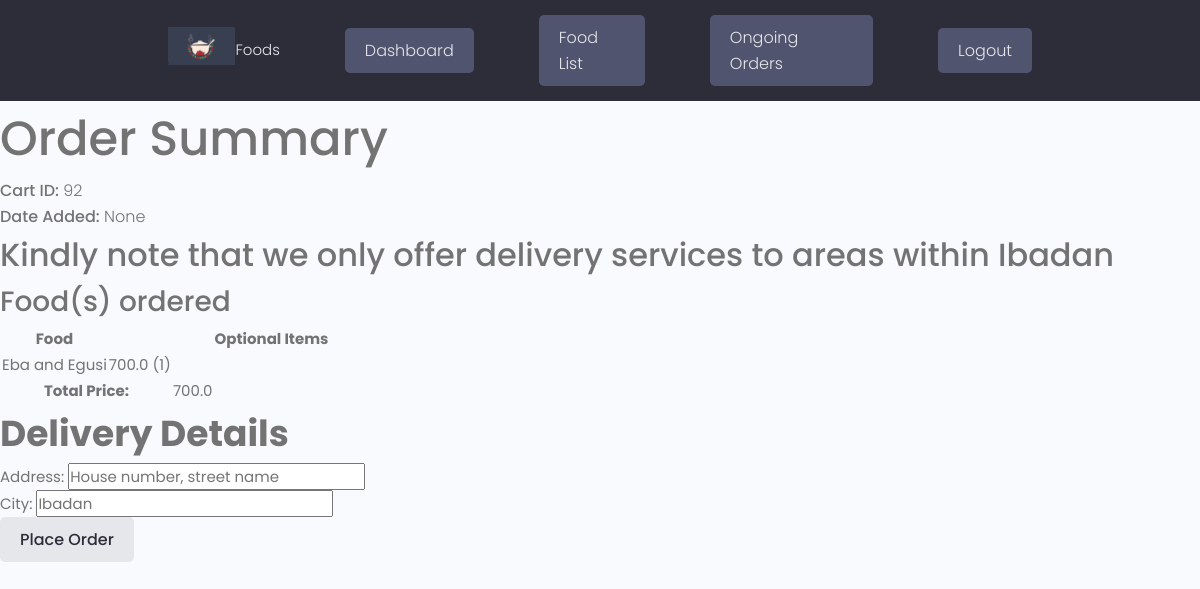
The page /delivery/92/ (signed in) on the database its author committed.
### Orders/models.py (models this page shows, shortened)
class FoodCart(models.Model):
    user = models.ForeignKey(Customer, on_delete=models.CASCADE, blank=True, null=True)
    session_id = models.CharField(max_length=500, blank=True, null=True)
    ordered_food = models.ManyToManyField(OrderedFood, blank=True)
    date_created = models.DateTimeField(auto_now_add=True)
    date_checked_out = models.DateTimeField(null=True, blank=True)
    is_checked_out = models.BooleanField(default=False)
    created = models.DateField(auto_now_add=True, null=True, blank=True)
    updated = models.DateField(auto_now=True, null=True, blank=True)

class OrderedFood(models.Model):
    user = models.ForeignKey(Customer, on_delete=models.CASCADE, blank=True, null=True)
    session_id = models.CharField(max_length=500, blank=True, null=True)
    food = models.ForeignKey(Food, on_delete=models.CASCADE)
    optional_items = models.ManyToManyField(OptionalItem, through='OrderedOptionalItem')
    food_quantity = models.IntegerField(default=1, blank=True, null=True)
    created = models.DateField(auto_now_add=True, null=True, blank=True)
    updated = models.DateField(auto_now=True, null=True, blank=True)
    def get_ordered_optional_items(self):
        return self.orderedoptionalitem_set.all()
    def get_total_price(self):
        food_price = self.food.price * self.food_quantity
        optional_items_price = sum(
            item.price * ordered_item.quantity
            for ordered_item in self.orderedoptionalitem_set.all()
            for item in (ordered_item.optional_item.all() if hasattr(ordered_item.optional_item, 'all') else [
                ordered_item.optional_item])
        )
        return food_price + optional_items_price

class Food(models.Model):
    name = models.CharField(max_length=225)
    description = models.TextField()
    tags = models.ManyToManyField(Tag)
    price = models.FloatField(default=0.00)
    optional_items = models.ManyToManyField('OptionalItem', related_name='foods')
    picture = models.ImageField(upload_to='media')
    is_active = models.BooleanField(default=True)
    objects = models.Manager()
    active_objects = IsActiveManager()

### accounts/models.py (models this page shows)
class CustomUser(AbstractUser):
    first_name = models.CharField(max_length=200)
    last_name = models.CharField(max_length=200)
    username = models.CharField(max_length=200, unique=True)
    email = models.EmailField()
    address = models.CharField(max_length=200, blank=True, null=True)
    phone_number = models.CharField(max_length=200, null=True, blank=True)

### Orders/views.py (the view, shortened to what this page needs)
# urls.py: path('delivery/<int:cart_id>/', views.DeliveryView.as_view(), name='delivery'),
class DeliveryView(View):
    def get(self, request, *args, **kwargs):
        food_cart = FoodCart.objects.get(id=kwargs['cart_id'])
        context = {
            'food_cart': food_cart,
            'cart_items': food_cart.ordered_food.all(),
            'total': sum([cart_item.get_total_price() for cart_item in food_cart.ordered_food.all()])
        }
        return render(request, 'orders/delivery.html', context)

### Orders/context_processors.py (called while the page is built)
def food_cart_items_count(request):
    cart_total = 0
    if request.user.is_authenticated:
        selected_cart = FoodCart.objects.filter(user=request.user.customer, is_checked_out=False).first()
        if selected_cart is not None:
            cart_total = selected_cart.ordered_food.count()
    else:
        session_id = request.session.session_key
        selected_cart = FoodCart.objects.filter(session_id=session_id, is_checked_out=False).first()
        if selected_cart is not None:
            cart_total = selected_cart.ordered_food.count()
    return {"cart_total": cart_total}

### Orders/templates/orders/delivery.html (shortened to what this page needs)
{% extends 'main.html' %}
{% block content %}
  <h1>Order Summary</h1>
  <p><strong>Cart ID:</strong> {{ food_cart.id }}</p>
  <p><strong>Date Added:</strong> {{ food_cart.date_checked_out }}</p>
<h3>Kindly note that we only offer delivery services to areas within Ibadan</h3>
  <h4>Food(s) ordered</h4>
  <table>
    <thead>
      <tr>
        <th>Food</th>
        <th></th>
        <th></th>
        <th>Optional Items</th>
      </tr>
    </thead>
    <tbody>
      {% for cart_item in cart_items %}
        <tr>
          <td>{{ cart_item.food.name }}</td>
          <td>{{ cart_item.food.price}} ({{cart_item.food_quantity}})</td>
        <td></td>
          <td>
          </td>
        </tr>
      {% endfor %}
    </tbody>
    <tfoot>
      <tr>
        <th colspan="2">Total Price:</th>
        <td>{{ total }}</td>
      </tr>
    </tfoot>
  </table>
  <h2>Delivery Details</h2>
  <form method="post">
    <div class="form-group">
      <label for="address">Address:</label>
      <input type="text" name="address" id="address" class="form-control" placeholder="House number, street name" {% if not request.user.is_authenticated %}required{% endif %}>
    </div>
    <div class="form-group">
      <label for="city">City:</label>
      <input type="text" name="city" id="city" class="form-control" value="Ibadan" {% if not delivery_canceled %}required{% endif %}>
    </div>
    <button type="submit" class="btn btn-primary">Place Order</button>
  </form>
{% endblock %}

### static/styles/app.css (style rules this page uses)
:root { --color-sub: #2d2d39; }

### static/uikit/styles/modules/_variables.css (style rules this page uses)
:root { --color-main: #5aa5b9; --color-main-light: #e6faff; --color-sub: #3f4156; --color-sub-light: #51546e; --color-sub-lighter: #ededfd; --color-text: #737373; --color-gray: #8b8b8b; --color-light: #e5e7eb; --color-light-gray: #767676; --color-bg: #f8fafd; --color-white: #fffefd; --color-white-light: #f3f3f3; --color-success: #359e64; --color-success-bg: #def8e8; --color-error: #fc4b0b; --color-error-bg: #fff2ee; --font-base: 'Poppins', arial, helvetica, 'Segoe UI', roboto, ubuntu, sans-serif; --font-monospace: 'Fira Code', 'Courier New', courier, monospace; --font-regular: 300; --font-medium: 500; --font-bold: 700; --generic-shadow: 1px 1px 5px #00000010; --generic-transition: all 0.3s ease-in-out; }

### static/uikit/styles/modules/_base.css (style rules this page uses)
* { margin: 0; padding: 0; box-sizing: border-box; text-rendering: optimizeLegibility; color: inherit; font-size: inherit; }
html { font-size: 50%; }
@media only screen and (min-width: 480px) { html { font-size: 56.25%; } }
@media only screen and (min-width: 1200px) { html { font-size: 62.5%; } }
body { line-height: 1.6; font-weight: 400; font-size: 1.5rem; color: var(--color-text); background-color: var(--color-bg); min-height: 100vh; }

### static/uikit/styles/modules/_typography.css (style rules this page uses)
* { font-family: var(--font-base); }
h1 { font-size: 4.8rem; font-weight: var(--font-medium); }
h2 { font-size: 3.6rem; font-weight: var(--font-bold); }
h3 { font-size: 3.2rem; font-weight: var(--font-medium); }
h4 { font-size: 2.8rem; font-weight: var(--font-medium); }
p, span, strong { font-size: 1.6rem; color: var(--color-text); font-weight: var(--font-regular); }
strong { font-weight: var(--font-medium); }

### static/uikit/styles/modules/_button.css (style rules this page uses)
.btn { display: inline-block; position: relative; cursor: pointer; background-color: var(--color-light); font-weight: var(--font-medium); color: var(--color-sub); text-decoration: none; padding: 1rem 2rem; border-radius: 0.5rem; border: none; width: -webkit-fit-content; width: -moz-fit-content; width: fit-content; height: -webkit-fit-content; height: -moz-fit-content; height: fit-content; font-size: 1.6rem; outline-width: 0; outline-color: transparent; -webkit-backface-visibility: hidden; backface-visibility: hidden; transition: all 0.3s ease-in-out; }

### rows shown on the page
FoodCart: id "92", date_checked_out "None"
OrderedFood: food.name "Eba and Egusi", food.price "700.0", food_quantity "1"

### other values the page prints
{{ total }} "700.0"
